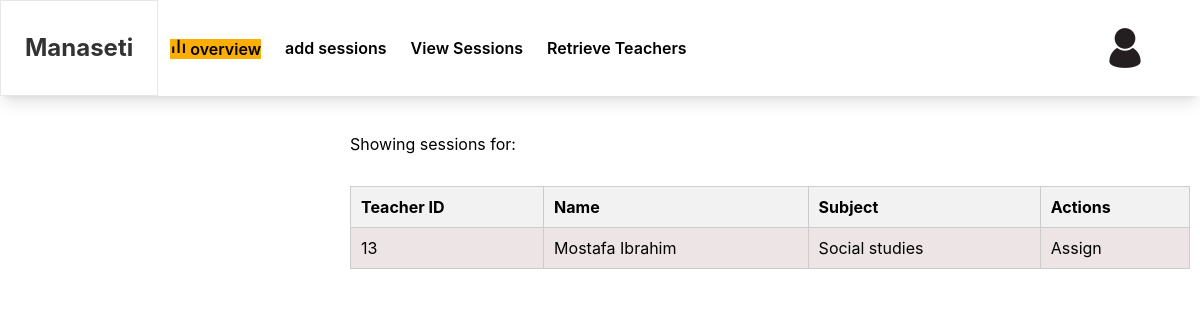
/views/retrievedteachers.php (signed in), run on the app's committed database.
### tables this page shows
CREATE TABLE `pages` (
  `pgid` int(11) NOT NULL,
  `name` varchar(50) NOT NULL,
  `linkaddress` varchar(50) NOT NULL,
  `icons` varchar(100) NOT NULL,
  `class` varchar(100) NOT NULL
);

CREATE TABLE `teacher` (
  `tid` int(50) NOT NULL,
  `firstname` varchar(50) NOT NULL,
  `lastname` varchar(50) NOT NULL,
  `subject` varchar(50) NOT NULL,
  `number` varchar(50) NOT NULL,
  `educ` varchar(50) NOT NULL,
  `uid` int(50) NOT NULL,
  `Cid` int(50) NOT NULL
);

### app/Model/User.php (called while the page is built, shortened)
<?php
include_once '..\includes\db.php';
require_once '../app/Model/UserType.php';
class User{
function __construct($id)
{
	$db = Database::getInstance();
	$conn = $db->getConnection();
if($id!="")
{
    $sql="select * from user_acc where uid=$id";
    $result = mysqli_query($conn,$sql);
if($row=mysqli_fetch_array($result)){
				$this->usertype=new Usertype($row['usertype_id']);
}
}
}
}
?>

### app/Model/UserType.php (called while the page is built, shortened)
<?php
include_once '..\includes\db.php';
require_once '../app/Model/User.php';
require_once '../app/Model/Pages.php';
class Usertype{
    function __construct($id)
    {
        $db = Database::getInstance();
	    $conn = $db->getConnection();
        if ($id !=""){
            $sql="select * from usertypes where utid=$id";
            $result=mysqli_query($conn,$sql);
            if ($row = mysqli_fetch_array($result))	{
                $this->utid=$row["utid"];
                $sql="select pageid from usertype_pages where usertypeid=$this->utid";
                $result=mysqli_query($conn,$sql);
                $i=0;
                while($row1=mysqli_fetch_array($result)){
                    $this->pages[$i]=new Pages($row1[0]);
                    $i++;
                }
            }
        }
    }
    }
?>

### includes/db.php (called while the page is built, shortened)
<?php
class Database {
    private static $instance;
    private $conn;
    private function __construct() {
        $db_server = 'localhost';
        $db_user = 'root';
        $db_pass = '';
        $db_name = 'sa-manaseti';
        $this->conn = mysqli_connect($db_server, $db_user, $db_pass, $db_name);
    }
    public static function getInstance() {
        if (!self::$instance) {
            self::$instance = new self();
        }
        return self::$instance;
    }
    public function getConnection() {
        return $this->conn;
    }
}

### app/Model/Pages.php (called while the page is built, shortened)
<?php
include_once '..\includes\db.php';
require_once '../app/Model/User.php';
class Pages{
    function __construct($id){
        $this->db = Database::getInstance();
	    $this->conn = $this->db->getConnection();
        if ($id !=""){
            $sql="select * from pages where pgid=$id";
            $result2=mysqli_query($this->conn,$sql) ;
            if ($row2 = mysqli_fetch_array($result2)){
                $this->name=$row2["name"];
                $this->linkaddress=$row2["linkaddress"];
                $this->icons=$row2["icons"];
                $this->class=$row2["class"];
            }
        }
    }
}
?>

### app/controller/SessionController.php (the view, shortened to what this page needs)
<?php
class SessionController
{
	public $conn;
   public function __construct(){
    $db = Database::getInstance();
	$this->conn = $db->getConnection();
}
public function retreiveteacher()
{
    $sql = "SELECT * FROM teacher where cid =0";
    $result = mysqli_query($this->conn,$sql);
    if ($result->num_rows > 0) {
     while ($row = $result->fetch_assoc())
      {
         echo "<tr>";
         echo "<td>" . $row['tid'] . "</td>";
         echo "<td>" . $row['firstname'] . " ".$row['lastname']. "</td>";
         echo "<td>" . $row['subject'] . "</td>";
         echo "<td><a href='./AssignTeacher.php?tid=" . $row['tid'] . "'>Assign</a></td>";
         echo "</tr>";
     }
 } else
 {
     echo "<h1>" ."No Teachers found"."</h1" ;
 }
}
}
?>

### includes/navbar.php (shortened to what this page needs)
<?php
include_once '..\includes\db.php';
 require_once '../app/Model/User.php';
 if (!empty($_SESSION['ID'])) {
     $UserObject = new user($_SESSION["ID"]);
 }
 ?>
<html>
    <head>
    <link href="https://cdn.jsdelivr.net/npm/remixicon@2.5.0/fonts/remixicon.css" rel="stylesheet">
    <link href='https://unpkg.com/boxicons@2.1.1/css/boxicons.min.css' rel='stylesheet'>
<link href="https://cdnjs.cloudflare.com/ajax/libs/flowbite/2.3.0/flowbite.min.css"  rel="stylesheet" />
    </head>
<body>
      <header class="bg-white shadow-lg h-24 hidden md:flex">
        <a href="" class="border flex-shrink-0 flex items-center justify-center px-4 lg:px-6 xl:px-8">
            <span class="logo">Manaseti</span>
        </a>
        <nav class=" contents font-semibold text-base lg:text-lg">
         <ul class="flex items-center ml-4 xl:ml-8 mr-auto">
    <?php
    for ($i = 0; $i < count($UserObject->usertype->pages); $i++) {
        echo '
        <li class="p-3 xl:p-6">
            <a class="' . $UserObject->usertype->pages[$i]->class . '" href="' . $UserObject->usertype->pages[$i]->linkaddress . '">
                <span class="icon">' . $UserObject->usertype->pages[$i]->icons . '</span>
                <span>' . $UserObject->usertype->pages[$i]->name . '</span>
            </a>
        </li>
        ';
    }
    ?>
</ul>
        </nav>
      <div class="flex items-center md:order-2 space-x-3 md:space-x-0 rtl:space-x-reverse justify-start ">
    <button type="button" style="margin-right: 50px;" class="flex text-sm bg-gray-800 rounded-full md:me-0 focus:ring-4 focus:ring-gray-300 dark:focus:ring-gray-600" id="user-menu-button" aria-expanded="false" data-dropdown-toggle="user-dropdown" data-dropdown-placement="bottom">
    <img src="../public/images/profile.jpg"width="50" height="50"  >
    </button>
</div>
      </header>
</body>
</html>

### includes/navbar.php (style rules this page uses)
.active { background-color: #fcae04; }
.logo { font-size: 24px; font-weight: bold; color: #333; }

### views/retrievedteachers.php (style rules this page uses)
table, th, td { border: 1px solid #ccc; }
th, td { padding: 10px; text-align: left; }
tr:nth-child(even) { background-color: #EDE5E5; }

### data on the page
pages: name "overview"
pages: name "add sessions"
pages: name "View Sessions"
pages: name "Retrieve Teachers"
teacher: tid "13", firstname "Mostafa", lastname "Ibrahim", subject "Social studies"
